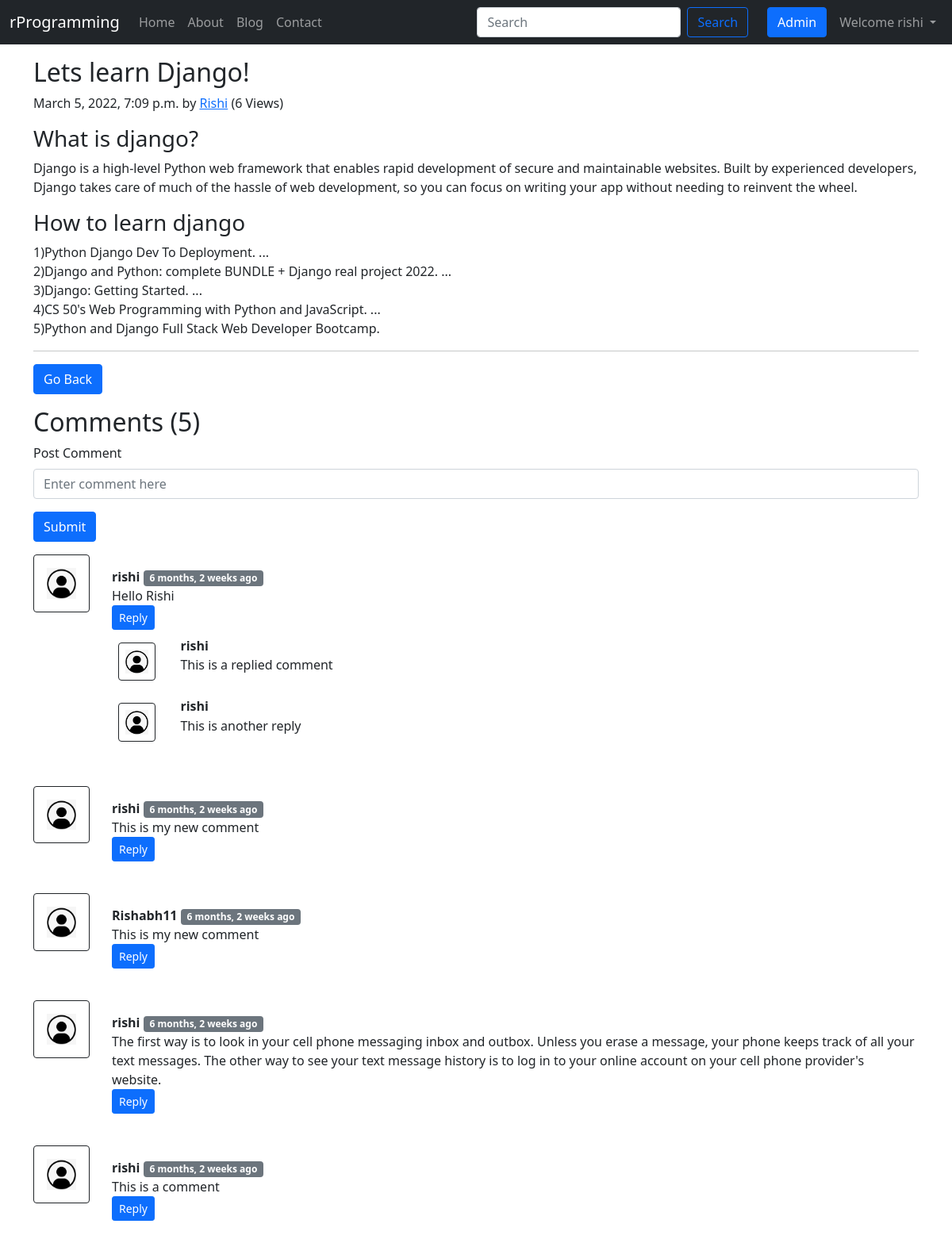
Screenshot of /blog/first_article (signed in) with the database file from the repository.
### blog/models.py (models this page shows, shortened)
class Post(models.Model):
    sno = models.AutoField(primary_key=True)
    title = models.CharField(max_length=255)
    content = models.TextField()
    author = models.CharField(max_length=15)
    slug = models.CharField(max_length=150)
    views = models.IntegerField(default=0)
    timeStamp = models.DateTimeField(blank=True)

class BlogComment(models.Model):
    sno = models.AutoField(primary_key=True)
    comment = models.TextField()
    user = models.ForeignKey(User, on_delete=models.CASCADE)
    post = models.ForeignKey(Post, on_delete=models.CASCADE)
    parent = models.ForeignKey('self', on_delete=models.CASCADE, null=True)
    timestamp = models.DateTimeField(default=now)

### blog/views.py (the view)
# urls.py: path('<str:slug>', views.blogPost, name='blogPost'),
def blogPost(request, slug):
    post = Post.objects.filter(slug=slug).first()
    post.views = post.views + 1
    post.save()
    comments = BlogComment.objects.filter(post=post, parent=None)
    replies = BlogComment.objects.filter(post=post).exclude(parent=None)
    replyDict={}
    for reply in replies:
        if reply.parent.sno not in replyDict.keys():
            replyDict[reply.parent.sno]=[reply]
        else:
            replyDict[reply.parent.sno].append(reply)
    context = {'post': post, 'comments': comments, 'user': request.user, 'replyDict': replyDict}
    return render(request, 'blog/blogPost.html', context)

### blog/templatetags/extras.py (called while the page is built)
@register.filter(name='get_val')
def get_val(dict, key):
    return dict.get(key)

### templates/blog/blogPost.html (shortened to what this page needs)
{% extends 'base.html' %}
{% block body %}
{% load humanize %}
{% load extras %}
<div class="container my-3">
    <article class="blog-post">
        <h2 class="blog-post-title">{{post.title}}</h2>
        <p class="blog-post-meta">{{post.timeStamp}} by <a href="/about">{{post.author}}</a> (<span>{{post.views}} Views</span>)</p>
        <p>{{post.content|safe}}</p>
        <hr>
        <a href="/blog" role="button" class="btn btn-primary">Go Back</a>
    </article>
</div>
<div class="container">
    <h2>Comments ({{comments.count}})</h2>
    <div class="my-2">
        {% if user.is_authenticated %}
        <form action="/blog/postComment" method="post">
            <div class="mb-3">
                <label for="exampleInputEmail1" class="form-label">Post Comment</label>
                <input type="text" class="form-control" name="comment" placeholder="Enter comment here">
            </div>
            <button type="submit" class="btn btn-primary">Submit</button>
        </form>
        {% else %}
        <p>Please login to post comments</p>
        {% endif %}
    </div>
    {% for comment in comments %}
    <div class="row my-3">
        <div class="col-md-1"> <img class="rounded mx-auto d-block w-100 p-3 border border-dark"
                src="/static/img/user.png.png" alt="">
        </div>
        <div class="col-md-11 p-3"><b>{{comment.user.username}}</b> <span class="badge bg-secondary">{{comment.timestamp | naturaltime}}</span>
            <div>{{comment.comment}}</div>
            <div class="reply mx-0">
                {% if user.is_authenticated %}
                <button class="btn btn-sm btn-primary" type="button" data-bs-toggle="collapse"
                    data-bs-target="#replyBox{{comment.sno}}" aria-expanded="false"
                    aria-controls="replyBox{{comment.sno}}">
                    Reply
                </button>
                {% else %}
                <button class="btn btn-sm btn-primary" type="button" data-bs-toggle="collapse"
                    data-bs-target="#replyBox{{comment.sno}}" aria-expanded="false"
                    aria-controls="replyBox{{comment.sno}}" disabled>
                    Login to Reply
                </button>
                {% endif %}
                <div class="replies my-2">
                    {% for reply in replyDict|get_val:comment.sno %}
                    <div class="row my-1">
                        <div class="col-md-1 ">
                            <img class="rounded mx-auto d-block w-75 my-2 border border-dark p-2"
                                src="/static/img/user.png.png" alt="user">
                        </div>
                        <div class="col-md-11">
                            <div class="col-md-11 ">
                                <b> {{reply.user.username}} </b> <span class="badge badge-secondary ">{{reply.timestamp | naturaltime}}</span>
                                <div>{{reply.comment}}</div>
                            </div>
                            <br>
                        </div>
                    </div>
                    {% endfor %}
                </div>
            </div>
        </div>
    </div>
    {% endfor %}
</div>
{% endblock %}

### templates/base.html (shortened to what this page needs)
<!doctype html>
<html lang="en">
<head>
    <link href="https://cdn.jsdelivr.net/npm/bootstrap@5.1.3/dist/css/bootstrap.min.css" rel="stylesheet"
>
</head>
<body>
    <nav class="navbar navbar-expand-lg navbar-dark bg-dark">
        <div class="container-fluid">
            <a class="navbar-brand" href="/">rProgramming</a>
            <div class="collapse navbar-collapse" id="navbarSupportedContent">
                <ul class="navbar-nav me-auto mb-2 mb-lg-0">
                    <li class="nav-item">
                        <a class="nav-link  {% block homeactive %} {% endblock homeactive %}" aria-current="page"
                            href="/">Home</a>
                    </li>
                    <li class="nav-item">
                        <a class="nav-link  {% block aboutactive %} {% endblock aboutactive %}" href="/about">About</a>
                    </li>
                    <li class="nav-item">
                        <a class="nav-link  {% block blogactive %} {% endblock blogactive %}" href="/blog">Blog</a>
                    </li>
                    <li class="nav-item">
                        <a class="nav-link  {% block contactactive %} {% endblock contactactive %}"
                            href="/contact">Contact</a>
                    </li>
                </ul>
                <form method="get" action="/search" class="d-flex mx-3">
                    <input class="form-control me-2" type="search" placeholder="Search" aria-label="Search" name="query"
                        id="query">
                    <button class="btn btn-outline-primary" type="submit">Search</button>
                </form>
                <a href="/admin" role="button" class="btn btn-primary mx-2" target="_blank">Admin</a>
                {% if user.is_authenticated %}
                <ul class="navbar-nav ml-auto mb-2 mb-lg-0 mr-2">
                    <li class="nav-item dropdown">
                        <a class="nav-link dropdown-toggle" href="#" id="navbarDropdown" role="button"
                            data-bs-toggle="dropdown" aria-expanded="false">
                            Welcome {{request.user}}
                        </a>
                    </li>
                </ul>
                {% endif %}
            </div>
        </div>
    </nav>
    {% block body %} {% endblock %}
</body>
</html>

### rows the page displays
Post: title "Lets learn Django!", timeStamp "March 5, 2022, 7:09 p.m.", author "Rishi", views "6", content "What is django? Django is a high-level Python web framework that enables rapid development of secure and maintainable websites. Built by experienced developers, Django takes care of much of the hassle of web development, so you can focus on writing your app without needing to reinvent the wheel. How to learn django 1)Python Django Dev To Deployment. ... 2)Django and Python: complete BUNDLE + Django real project 2022. ... 3)Django: Getting Started. ... 4)CS 50's Web Programming with Python and JavaScript. ... 5)Python and Django Full Stack Web Developer Bootcamp."
BlogComment: user.username "rishi", timestamp "6 months, 2 weeks ago", comment "Hello Rishi"
BlogComment: user.username "rishi", comment "This is a replied comment"
BlogComment: user.username "rishi", comment "This is another reply"
BlogComment: user.username "rishi", timestamp "6 months, 2 weeks ago", comment "This is my new comment"
BlogComment: user.username "Rishabh11", timestamp "6 months, 2 weeks ago", comment "This is my new comment"
BlogComment: user.username "rishi", timestamp "6 months, 2 weeks ago", comment "The first way is to look in your cell phone messaging inbox and outbox. Unless you erase a message, your phone keeps track of all your text messages. The other way to see your text message history is to log in to your online account on your cell phone provider's website."
BlogComment: user.username "rishi", timestamp "6 months, 2 weeks ago", comment "This is a comment"

### other values shown
{{ request.user }} "rishi"
{{ comments.count }} "5"
